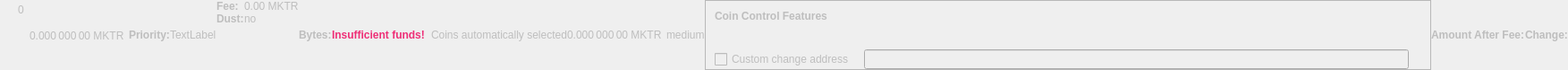
    <widget class="QWidget" name="dummyHideWidget" native="true">
     <property name="enabled">
      <bool>false</bool>
     </property>
     <property name="maximumSize">
      <size>
       <width>100</width>
       <height>22</height>
      </size>
     </property>
     <layout class="QHBoxLayout" name="dummyHideLayout">
      <property name="spacing">
       <number>0</number>
      </property>
      <property name="leftMargin">
       <number>0</number>
      </property>
      <property name="topMargin">
       <number>0</number>
      </property>
      <property name="rightMargin">
       <number>0</number>
      </property>
      <property name="bottomMargin">
       <number>0</number>
      </property>
      <item>
       <layout class="QFormLayout" name="formLayoutCoinControl1">
        <property name="horizontalSpacing">
         <number>10</number>
        </property>
        <property name="verticalSpacing">
         <number>14</number>
        </property>
        <property name="leftMargin">
         <number>10</number>
        </property>
        <property name="topMargin">
         <number>4</number>
        </property>
        <property name="rightMargin">
         <number>6</number>
        </property>
        <item row="0" column="1">
         <widget class="QLabel" name="labelCoinControlBytes">
          <property name="cursor">
           <cursorShape>IBeamCursor</cursorShape>
          </property>
          <property name="contextMenuPolicy">
           <enum>Qt::ActionsContextMenu</enum>
          </property>
          <property name="text">
           <string notr="true">0</string>
          </property>
          <property name="textInteractionFlags">
           <set>Qt::LinksAccessibleByMouse|Qt::TextSelectableByKeyboard|Qt::TextSelectableByMouse</set>
          </property>
         </widget>
        </item>
       </layout>
      </item>
      <item>
       <widget class="QLabel" name="labelCoinControlAfterFee">
        <property name="enabled">
         <bool>false</bool>
        </property>
        <property name="sizePolicy">
         <sizepolicy hsizetype="Fixed" vsizetype="Fixed">
          <horstretch>0</horstretch>
          <verstretch>0</verstretch>
         </sizepolicy>
        </property>
        <property name="minimumSize">
         <size>
          <width>111</width>
          <height>12</height>
         </size>
        </property>
        <property name="maximumSize">
         <size>
          <width>111</width>
          <height>12</height>
         </size>
        </property>
        <property name="cursor">
         <cursorShape>IBeamCursor</cursorShape>
        </property>
        <property name="contextMenuPolicy">
         <enum>Qt::ActionsContextMenu</enum>
        </property>
        <property name="text">
         <string notr="true">0.000 000 00 MKTR</string>
        </property>
        <property name="textInteractionFlags">
         <set>Qt::LinksAccessibleByMouse|Qt::TextSelectableByKeyboard|Qt::TextSelectableByMouse</set>
        </property>
       </widget>
      </item>
      <item>
       <widget class="QLabel" name="labelCoinControlPriorityText">
        <property name="enabled">
         <bool>false</bool>
        </property>
        <property name="font">
         <font>
          <weight>75</weight>
          <bold>true</bold>
         </font>
        </property>
        <property name="text">
         <string>Priority:</string>
        </property>
       </widget>
      </item>
      <item>
       <layout class="QHBoxLayout" name="horizontalLayout">
        <item>
         <widget class="QLabel" name="WarningLabel">
          <property name="text">
           <string>TextLabel</string>
          </property>
         </widget>
        </item>
       </layout>
      </item>
      <item>
       <layout class="QFormLayout" name="formLayoutCoinControl3">
        <property name="horizontalSpacing">
         <number>0</number>
        </property>
        <property name="verticalSpacing">
         <number>0</number>
        </property>
        <property name="leftMargin">
         <number>0</number>
        </property>
        <property name="topMargin">
         <number>0</number>
        </property>
        <property name="rightMargin">
         <number>0</number>
        </property>
        <item row="0" column="0">
         <widget class="QLabel" name="labelCoinControlFeeText">
          <property name="enabled">
           <bool>false</bool>
          </property>
          <property name="font">
           <font>
            <weight>75</weight>
            <bold>true</bold>
           </font>
          </property>
          <property name="text">
           <string>Fee:</string>
          </property>
          <property name="margin">
           <number>0</number>
          </property>
         </widget>
        </item>
        <item row="0" column="1">
         <widget class="QLabel" name="labelCoinControlFee">
          <property name="enabled">
           <bool>false</bool>
          </property>
          <property name="cursor">
           <cursorShape>IBeamCursor</cursorShape>
          </property>
          <property name="contextMenuPolicy">
           <enum>Qt::ActionsContextMenu</enum>
          </property>
          <property name="text">
           <string notr="true">0.00 MKTR</string>
          </property>
          <property name="textInteractionFlags">
           <set>Qt::LinksAccessibleByMouse|Qt::TextSelectableByKeyboard|Qt::TextSelectableByMouse</set>
          </property>
         </widget>
        </item>
        <item row="1" column="0">
         <widget class="QLabel" name="labelCoinControlLowOutputText">
          <property name="enabled">
           <bool>false</bool>
          </property>
          <property name="font">
           <font>
            <weight>75</weight>
            <bold>true</bold>
           </font>
          </property>
          <property name="text">
           <string>Dust:</string>
          </property>
         </widget>
        </item>
        <item row="1" column="1">
         <widget class="QLabel" name="labelCoinControlLowOutput">
          <property name="enabled">
           <bool>false</bool>
          </property>
          <property name="cursor">
           <cursorShape>IBeamCursor</cursorShape>
          </property>
          <property name="contextMenuPolicy">
           <enum>Qt::ActionsContextMenu</enum>
          </property>
          <property name="text">
           <string>no</string>
          </property>
          <property name="textInteractionFlags">
           <set>Qt::LinksAccessibleByMouse|Qt::TextSelectableByKeyboard|Qt::TextSelectableByMouse</set>
          </property>
         </widget>
        </item>
       </layout>
      </item>
      <item>
       <widget class="QLabel" name="labelCoinControlBytesText">
        <property name="enabled">
         <bool>false</bool>
        </property>
        <property name="font">
         <font>
          <weight>75</weight>
          <bold>true</bold>
         </font>
        </property>
        <property name="text">
         <string>Bytes:</string>
        </property>
       </widget>
      </item>
      <item>
       <layout class="QFormLayout" name="formLayoutCoinControl2">
        <property name="horizontalSpacing">
         <number>0</number>
        </property>
        <property name="verticalSpacing">
         <number>0</number>
        </property>
        <property name="leftMargin">
         <number>0</number>
        </property>
        <property name="topMargin">
         <number>0</number>
        </property>
        <property name="rightMargin">
         <number>0</number>
        </property>
       </layout>
      </item>
      <item>
       <layout class="QHBoxLayout" name="horizontalLayoutCoinControl2">
        <property name="spacing">
         <number>0</number>
        </property>
        <property name="bottomMargin">
         <number>0</number>
        </property>
       </layout>
      </item>
      <item>
       <widget class="QLabel" name="labelCoinControlInsuffFunds">
        <property name="enabled">
         <bool>false</bool>
        </property>
        <property name="minimumSize">
         <size>
          <width>0</width>
          <height>0</height>
         </size>
        </property>
        <property name="font">
         <font>
          <weight>75</weight>
          <bold>true</bold>
         </font>
        </property>
        <property name="styleSheet">
         <string notr="true">color: #ee2f77;font-weight:bold;</string>
        </property>
        <property name="text">
         <string>Insufficient funds!</string>
        </property>
        <property name="margin">
         <number>5</number>
        </property>
       </widget>
      </item>
      <item>
       <layout class="QFormLayout" name="formLayoutCoinControl4">
        <property name="horizontalSpacing">
         <number>0</number>
        </property>
        <property name="verticalSpacing">
         <number>0</number>
        </property>
        <property name="leftMargin">
         <number>0</number>
        </property>
        <property name="topMargin">
         <number>0</number>
        </property>
        <property name="rightMargin">
         <number>0</number>
        </property>
       </layout>
      </item>
      <item>
       <widget class="QLabel" name="labelCoinControlChangeLabel">
        <property name="enabled">
         <bool>false</bool>
        </property>
        <property name="sizePolicy">
         <sizepolicy hsizetype="Preferred" vsizetype="Expanding">
          <horstretch>0</horstretch>
          <verstretch>0</verstretch>
         </sizepolicy>
        </property>
        <property name="minimumSize">
         <size>
          <width>0</width>
          <height>0</height>
         </size>
        </property>
        <property name="text">
         <string/>
        </property>
        <property name="margin">
         <number>3</number>
        </property>
       </widget>
      </item>
      <item>
       <widget class="QLabel" name="labelCoinControlAutomaticallySelected">
        <property name="enabled">
         <bool>false</bool>
        </property>
        <property name="sizePolicy">
         <sizepolicy hsizetype="Fixed" vsizetype="Fixed">
          <horstretch>0</horstretch>
          <verstretch>0</verstretch>
         </sizepolicy>
        </property>
        <property name="minimumSize">
         <size>
          <width>0</width>
          <height>0</height>
         </size>
        </property>
        <property name="maximumSize">
         <size>
          <width>240</width>
          <height>16777215</height>
         </size>
        </property>
        <property name="text">
         <string>Coins automatically selected</string>
        </property>
        <property name="margin">
         <number>5</number>
        </property>
       </widget>
      </item>
      <item>
       <widget class="QLabel" name="labelCoinControlChange">
        <property name="enabled">
         <bool>false</bool>
        </property>
        <property name="sizePolicy">
         <sizepolicy hsizetype="Fixed" vsizetype="Fixed">
          <horstretch>0</horstretch>
          <verstretch>0</verstretch>
         </sizepolicy>
        </property>
        <property name="minimumSize">
         <size>
          <width>111</width>
          <height>0</height>
         </size>
        </property>
        <property name="maximumSize">
         <size>
          <width>111</width>
          <height>16777215</height>
         </size>
        </property>
        <property name="cursor">
         <cursorShape>IBeamCursor</cursorShape>
        </property>
        <property name="contextMenuPolicy">
         <enum>Qt::ActionsContextMenu</enum>
        </property>
        <property name="text">
         <string notr="true">0.000 000 00 MKTR</string>
        </property>
        <property name="textInteractionFlags">
         <set>Qt::LinksAccessibleByMouse|Qt::TextSelectableByKeyboard|Qt::TextSelectableByMouse</set>
        </property>
       </widget>
      </item>
      <item>
       <widget class="QLabel" name="labelCoinControlPriority">
        <property name="enabled">
         <bool>false</bool>
        </property>
        <property name="cursor">
         <cursorShape>IBeamCursor</cursorShape>
        </property>
        <property name="contextMenuPolicy">
         <enum>Qt::ActionsContextMenu</enum>
        </property>
        <property name="text">
         <string>medium</string>
        </property>
        <property name="textInteractionFlags">
         <set>Qt::LinksAccessibleByMouse|Qt::TextSelectableByKeyboard|Qt::TextSelectableByMouse</set>
        </property>
       </widget>
      </item>
      <item>
       <widget class="QFrame" name="frameCoinControl">
        <property name="sizePolicy">
         <sizepolicy hsizetype="Expanding" vsizetype="Expanding">
          <horstretch>0</horstretch>
          <verstretch>0</verstretch>
         </sizepolicy>
        </property>
        <property name="maximumSize">
         <size>
          <width>16777215</width>
          <height>16777215</height>
         </size>
        </property>
        <property name="frameShape">
         <enum>QFrame::StyledPanel</enum>
        </property>
        <property name="frameShadow">
         <enum>QFrame::Sunken</enum>
        </property>
        <layout class="QVBoxLayout" name="verticalLayoutCoinControl2_2">
         <property name="spacing">
          <number>0</number>
         </property>
         <property name="leftMargin">
          <number>0</number>
         </property>
         <property name="topMargin">
          <number>0</number>
         </property>
         <property name="rightMargin">
          <number>0</number>
         </property>
         <property name="bottomMargin">
          <number>0</number>
         </property>
         <item>
          <layout class="QVBoxLayout" name="verticalLayoutCoinControl" stretch="0,0,0,1">
           <property name="spacing">
            <number>0</number>
           </property>
           <property name="leftMargin">
            <number>10</number>
           </property>
           <property name="topMargin">
            <number>10</number>
           </property>
           <item>
            <layout class="QHBoxLayout" name="horizontalLayoutCoinControl1">
             <property name="bottomMargin">
              <number>15</number>
             </property>
             <item>
              <widget class="QLabel" name="labelCoinControlFeatures">
               <property name="enabled">
                <bool>false</bool>
               </property>
               <property name="sizePolicy">
                <sizepolicy hsizetype="Preferred" vsizetype="Maximum">
                 <horstretch>0</horstretch>
                 <verstretch>0</verstretch>
                </sizepolicy>
               </property>
               <property name="font">
                <font>
                 <weight>75</weight>
                 <bold>true</bold>
                </font>
               </property>
               <property name="styleSheet">
                <string notr="true">font-weight:bold;</string>
               </property>
               <property name="text">
                <string>Coin Control Features</string>
               </property>
              </widget>
             </item>
            </layout>
           </item>
           <item>
            <widget class="QWidget" name="widgetCoinControl" native="true">
             <property name="sizePolicy">
              <sizepolicy hsizetype="Preferred" vsizetype="Preferred">
               <horstretch>0</horstretch>
               <verstretch>0</verstretch>
              </sizepolicy>
             </property>
             <property name="minimumSize">
              <size>
               <width>0</width>
               <height>0</height>
              </size>
             </property>
             <property name="styleSheet">
              <string notr="true"/>
             </property>
             <layout class="QHBoxLayout" name="horizontalLayoutCoinControl5_2">
              <property name="leftMargin">
               <number>0</number>
              </property>
              <property name="topMargin">
               <number>0</number>
              </property>
              <property name="rightMargin">
               <number>0</number>
              </property>
              <property name="bottomMargin">
               <number>0</number>
              </property>
              <item>
               <layout class="QHBoxLayout" name="horizontalLayoutCoinControl3">
                <property name="spacing">
                 <number>20</number>
                </property>
                <property name="topMargin">
                 <number>0</number>
                </property>
                <property name="bottomMargin">
                 <number>10</number>
                </property>
               </layout>
              </item>
             </layout>
            </widget>
           </item>
           <item>
            <layout class="QHBoxLayout" name="horizontalLayoutCoinControl4" stretch="0,0,0">
             <property name="spacing">
              <number>12</number>
             </property>
             <property name="sizeConstraint">
              <enum>QLayout::SetDefaultConstraint</enum>
             </property>
             <property name="topMargin">
              <number>5</number>
             </property>
             <property name="rightMargin">
              <number>5</number>
             </property>
             <item>
              <widget class="QCheckBox" name="checkBoxCoinControlChange">
               <property name="enabled">
                <bool>false</bool>
               </property>
               <property name="toolTip">
                <string>If this is activated, but the change address is empty or invalid, change will be sent to a newly generated address.</string>
               </property>
               <property name="text">
                <string>Custom change address</string>
               </property>
              </widget>
             </item>
             <item>
              <widget class="QValidatedLineEdit" name="lineEditCoinControlChange">
               <property name="enabled">
                <bool>false</bool>
               </property>
               <property name="sizePolicy">
                <sizepolicy hsizetype="Expanding" vsizetype="Fixed">
                 <horstretch>0</horstretch>
                 <verstretch>0</verstretch>
                </sizepolicy>
               </property>
              </widget>
             </item>
             <item>
              <widget class="QLabel" name="labelCoinControlChangeLabel_2">
               <property name="sizePolicy">
                <sizepolicy hsizetype="Preferred" vsizetype="Expanding">
                 <horstretch>0</horstretch>
                 <verstretch>0</verstretch>
                </sizepolicy>
               </property>
               <property name="minimumSize">
                <size>
                 <width>0</width>
                 <height>0</height>
                </size>
               </property>
               <property name="text">
                <string/>
               </property>
               <property name="margin">
                <number>3</number>
               </property>
              </widget>
             </item>
            </layout>
           </item>
           <item>
            <spacer name="verticalSpacerCoinControl">
             <property name="orientation">
              <enum>Qt::Vertical</enum>
             </property>
             <property name="sizeHint" stdset="0">
              <size>
               <width>800</width>
               <height>1</height>
              </size>
             </property>
            </spacer>
           </item>
          </layout>
         </item>
        </layout>
       </widget>
      </item>
      <item>
       <widget class="QLabel" name="labelCoinControlAfterFeeText">
        <property name="enabled">
         <bool>false</bool>
        </property>
        <property name="minimumSize">
         <size>
          <width>0</width>
          <height>0</height>
         </size>
        </property>
        <property name="maximumSize">
         <size>
          <width>16777215</width>
          <height>16777215</height>
         </size>
        </property>
        <property name="font">
         <font>
          <weight>75</weight>
          <bold>true</bold>
         </font>
        </property>
        <property name="text">
         <string>Amount After Fee:</string>
        </property>
        <property name="alignment">
         <set>Qt::AlignLeading|Qt::AlignLeft|Qt::AlignVCenter</set>
        </property>
        <property name="margin">
         <number>0</number>
        </property>
       </widget>
      </item>
      <item>
       <widget class="QLabel" name="labelCoinControlChangeText">
        <property name="enabled">
         <bool>false</bool>
        </property>
        <property name="sizePolicy">
         <sizepolicy hsizetype="Preferred" vsizetype="Preferred">
          <horstretch>0</horstretch>
          <verstretch>0</verstretch>
         </sizepolicy>
        </property>
        <property name="minimumSize">
         <size>
          <width>0</width>
          <height>0</height>
         </size>
        </property>
        <property name="maximumSize">
         <size>
          <width>16777215</width>
          <height>16777215</height>
         </size>
        </property>
        <property name="font">
         <font>
          <weight>75</weight>
          <bold>true</bold>
         </font>
        </property>
        <property name="text">
         <string>Change:</string>
        </property>
        <property name="alignment">
         <set>Qt::AlignLeading|Qt::AlignLeft|Qt::AlignVCenter</set>
        </property>
       </widget>
      </item>
     </layout>
    </widget>
